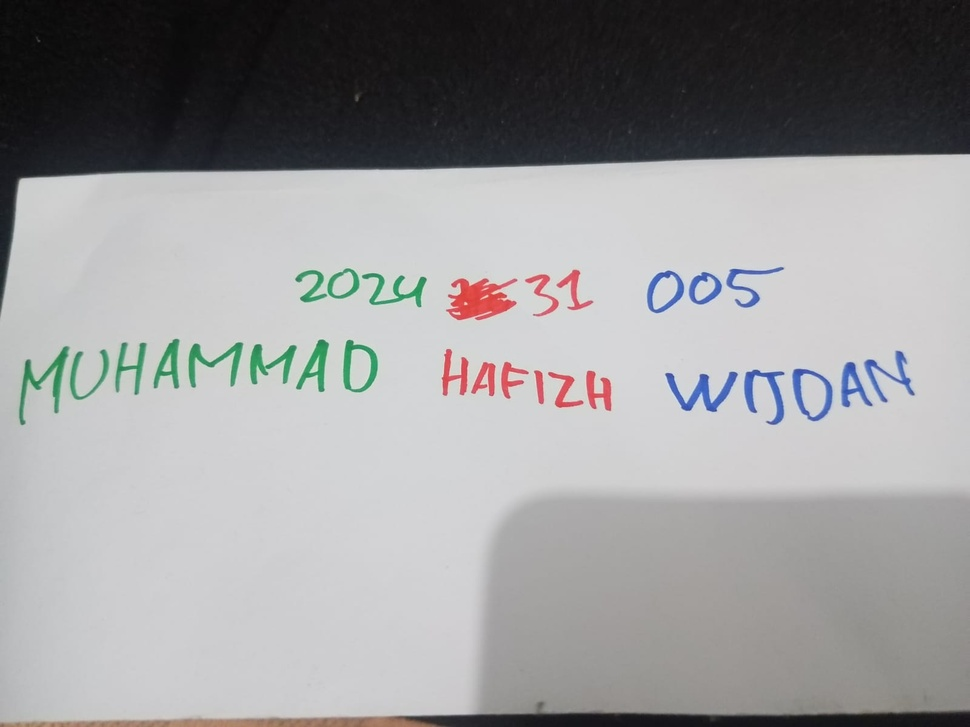
#> input picture SOAL 1 - OPERASI WARNA/Muhammad Hafizh Wijdan_202431005.jpg, 970 x 727 px, shrunk from 1600 x 1200 before the run
$ jupyter execute 'OPERASI WARNA.ipynb'
#> lines starting #> are read from the running program, lines starting #| are printed output that depends on the picture; after the words box and inside, x2 and y2 are one past the last pixel; in counts of white or black regions, pixels touching at a corner belong together
[cell 1]
import cv2
import matplotlib.pyplot as plt
import numpy as np

[cell 2]
# Membaca Citra dan Pemisahan Kanal Warna

# Baca citra (Pastikan file image_559780.png ada di folder yang sama)
img_bgr = cv2.imread("Muhammad Hafizh Wijdan_202431005.jpg")
#> img_bgr is the input picture: shape (727, 970, 3); mean B, G, R 154.1, 153.1, 153.3

# Konversi format BGR menjadi RGB
img_rgb = cv2.cvtColor(img_bgr, cv2.COLOR_BGR2RGB)

# Ekstraksi masing-masing kanal warna
R = img_rgb[:, :, 0] # Kanal Merah
G = img_rgb[:, :, 1] # Kanal Hijau
B = img_rgb[:, :, 2] # Kanal Biru

# Menampilkan hasil
fig, axs = plt.subplots(2, 2, figsize=(10, 8))
axs[0, 0].imshow(img_rgb)
axs[0, 0].set_title('Citra Asli (Kontras)')
axs[0, 1].imshow(B, cmap='gray')
axs[0, 1].set_title('Biru')
axs[1, 0].imshow(R, cmap='gray')
axs[1, 0].set_title('Merah')
axs[1, 1].imshow(G, cmap='gray')
axs[1, 1].set_title('Hijau')

plt.tight_layout()
plt.show()

[cell 3]
# Analisis Histogram

fig_hist, axs_hist = plt.subplots(3, 1, figsize=(8, 10))

axs_hist[0].hist(R.ravel(), bins=256, range=[0, 256], color='red', alpha=0.7)
axs_hist[0].set_title('Histogram Kanal Merah')
axs_hist[1].hist(G.ravel(), bins=256, range=[0, 256], color='green', alpha=0.7)
axs_hist[1].set_title('Histogram Kanal Hijau')
axs_hist[2].hist(B.ravel(), bins=256, range=[0, 256], color='blue', alpha=0.7)
axs_hist[2].set_title('Histogram Kanal Biru')

plt.tight_layout()
plt.show()
#> figure, not shown here; panel 1: tallest bar 44461 high, from x = 211 to 212; panel 2: tallest bar 40959 high, from x = 208 to 209; panel 3: tallest bar 39276 high, from x = 210 to 211

[cell 4]
# Analisis Histogram
fig_hist, axs_hist = plt.subplots(3, 1, figsize=(10, 12))

# 1. Histogram Merah
axs_hist[0].hist(R.ravel(), bins=256, range=[0, 256], color='red', alpha=0.7)
axs_hist[0].set_title('Histogram Kanal Merah')

# 2. Histogram Hijau
axs_hist[1].hist(G.ravel(), bins=256, range=[0, 256], color='green', alpha=0.7)
axs_hist[1].set_title('Histogram Kanal Hijau')

# 3. Histogram Biru
axs_hist[2].hist(B.ravel(), bins=256, range=[0, 256], color='blue', alpha=0.7)
axs_hist[2].set_title('Histogram Kanal Biru')


for ax in axs_hist:
    ax.set_xlim([0, 255])
    # angka di bawah (sumbu X) muncul setiap kelipatan 10
    ax.set_xticks(np.arange(0, 260, 10))
    # garis bantu putus-putus
    ax.grid(axis='x', linestyle='--', alpha=0.7)
    ax.set_xlabel('Nilai Intensitas (0 - 255)')
    ax.set_ylabel('Jumlah Piksel')

plt.tight_layout()
plt.show()
#> figure, not shown here; panel 1: tallest bar 44461 high, from x = 211 to 212; panel 2: tallest bar 40959 high, from x = 208 to 209; panel 3: tallest bar 39276 high, from x = 210 to 211

[cell 5]
# Thresholding METODE OTSU (Otomatis)


# Perhitungan Otsu
ret_R_otsu, thresh_R_otsu = cv2.threshold(R, 0, 255, cv2.THRESH_BINARY_INV + cv2.THRESH_OTSU)
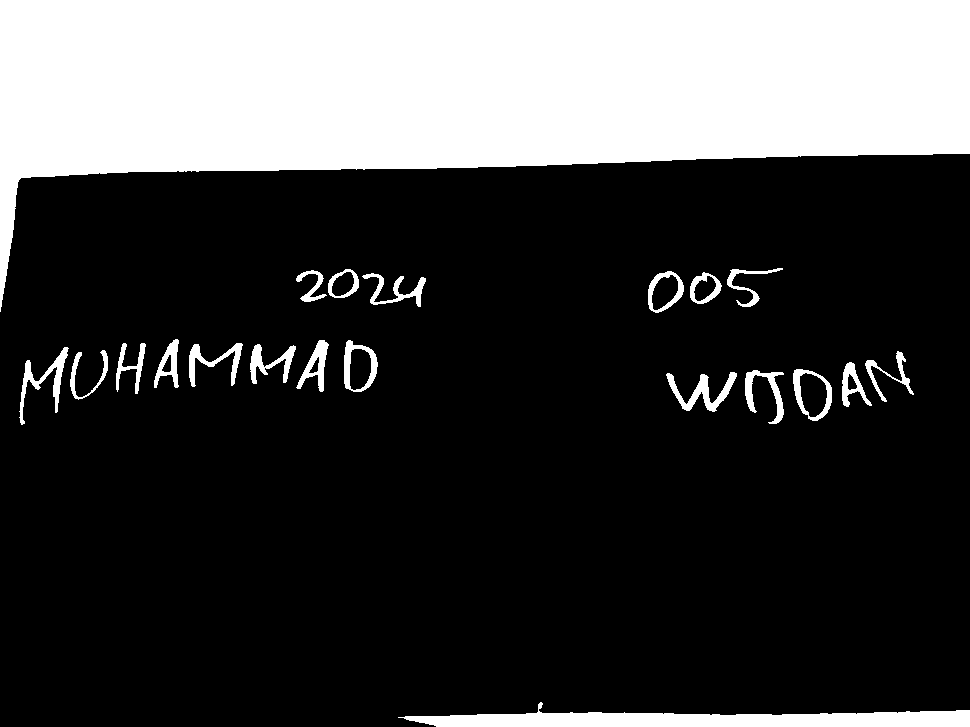
#> thresh_R_otsu: shape (727, 970); 25.6% white; 21 white regions, largest, box (x1, y1, x2, y2) and area: (0, 0, 970, 312) 161969, (398, 702, 970, 727) 7583, (666, 372, 737, 412) 935
#> ret_R_otsu = 112
ret_G_otsu, thresh_G_otsu = cv2.threshold(G, 0, 255, cv2.THRESH_BINARY_INV + cv2.THRESH_OTSU)
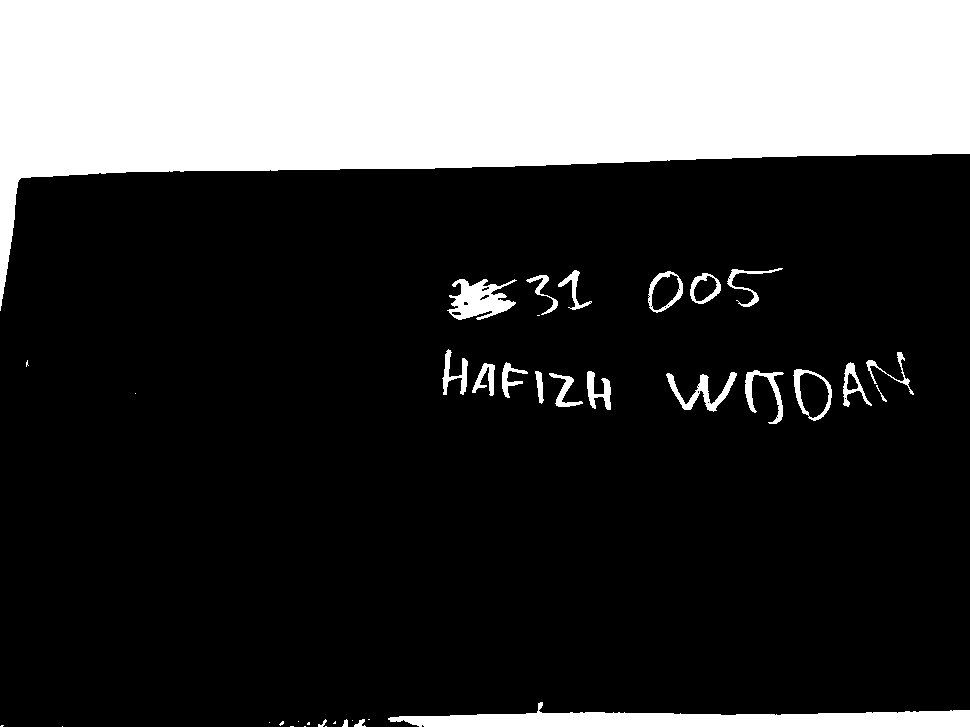
#> thresh_G_otsu: shape (727, 970); 25.2% white; 38 white regions (15 under 20 px), largest, box (x1, y1, x2, y2) and area: (0, 0, 970, 311) 161903, (388, 702, 970, 727) 7794, (447, 279, 517, 320) 1643
#> ret_G_otsu = 112
ret_B_otsu, thresh_B_otsu = cv2.threshold(B, 0, 255, cv2.THRESH_BINARY_INV + cv2.THRESH_OTSU)
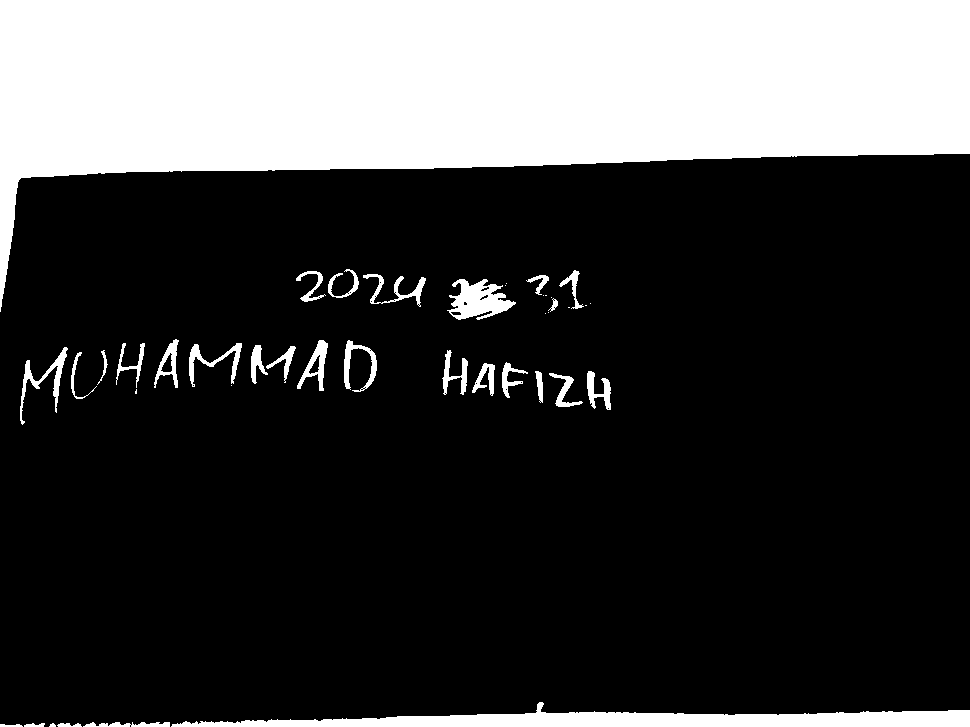
#> thresh_B_otsu: shape (727, 970); 25.7% white; 42 white regions (12 under 20 px), largest, box (x1, y1, x2, y2) and area: (0, 0, 970, 312) 161873, (171, 702, 970, 727) 9478, (447, 279, 516, 320) 1608
#> ret_B_otsu = 114

print(f"Nilai Threshold OTSU:")
print(f"- Kanal Merah : {ret_R_otsu}")
#| - Kanal Merah : 112.0
print(f"- Kanal Hijau : {ret_G_otsu}")
#| - Kanal Hijau : 112.0
print(f"- Kanal Biru  : {ret_B_otsu}")
#| - Kanal Biru  : 114.0

# Menampilkan hasil Otsu berjejer ke samping (dalam 1 Cell)
fig_otsu, axs_otsu = plt.subplots(1, 3, figsize=(15, 5))

axs_otsu[0].imshow(thresh_R_otsu, cmap='gray')
axs_otsu[0].set_title(f'Otsu Merah (T={ret_R_otsu})')

axs_otsu[1].imshow(thresh_G_otsu, cmap='gray')
axs_otsu[1].set_title(f'Otsu Hijau (T={ret_G_otsu})')

axs_otsu[2].imshow(thresh_B_otsu, cmap='gray')
axs_otsu[2].set_title(f'Otsu Biru (T={ret_B_otsu})')

plt.tight_layout()
plt.show()

[cell 6]
#Thresholding METODE MATEMATIS (Fmin + Fmax) / 2


# 1. Mencari Fmin dan Fmax
fmin_R, fmax_R = np.min(R), np.max(R)
#> fmin_R = 7; fmax_R = 255
fmin_G, fmax_G = np.min(G), np.max(G)
#> fmin_G = 7; fmax_G = 249
fmin_B, fmax_B = np.min(B), np.max(B)
#> fmin_B = 7; fmax_B = 255

# 2. Menghitung (Fmin + Fmax) / 2
T_mid_R = int((int(fmin_R) + int(fmax_R)) / 2)
#> T_mid_R = 131
T_mid_G = int((int(fmin_G) + int(fmax_G)) / 2)
#> T_mid_G = 128
T_mid_B = int((int(fmin_B) + int(fmax_B)) / 2)
#> T_mid_B = 131

# 3. Operasi Logika Biner Manual dengan FOR LOOP dan IF-ELSE
# Kita buat matriks kosong (berisi nol/hitam) terlebih dahulu
thresh_R_mid = np.zeros_like(R, dtype=np.uint8)
thresh_G_mid = np.zeros_like(G, dtype=np.uint8)
thresh_B_mid = np.zeros_like(B, dtype=np.uint8)

# Mengambil ukuran baris (tinggi) dan kolom (lebar) gambar
baris, kolom = R.shape
#> baris = 727; kolom = 970

print("Sedang memproses piksel dengan IF-ELSE (mungkin butuh beberapa detik)...")

# Looping mengecek setiap piksel satu per satu
# PERUBAHAN: Menyesuaikan agar hasilnya hitam putih biasa, bukan di-invers
for i in range(baris):
    for j in range(kolom):
        # Kondisi IF untuk Kanal Merah
        if R[i, j] <= T_mid_R:      # Jika piksel <= Threshold (artinya piksel gelap/tinta)
            thresh_R_mid[i, j] = 0   # Jadikan HITAM (0)
        else:
            thresh_R_mid[i, j] = 255 # Jika lebih terang dari Threshold (kertas), jadikan PUTIH (255)

        # Kondisi IF untuk Kanal Hijau
        if G[i, j] <= T_mid_G:
            thresh_G_mid[i, j] = 0
        else:
            thresh_G_mid[i, j] = 255

        # Kondisi IF untuk Kanal Biru
        if B[i, j] <= T_mid_B:
            thresh_B_mid[i, j] = 0
        else:
            thresh_B_mid[i, j] = 255
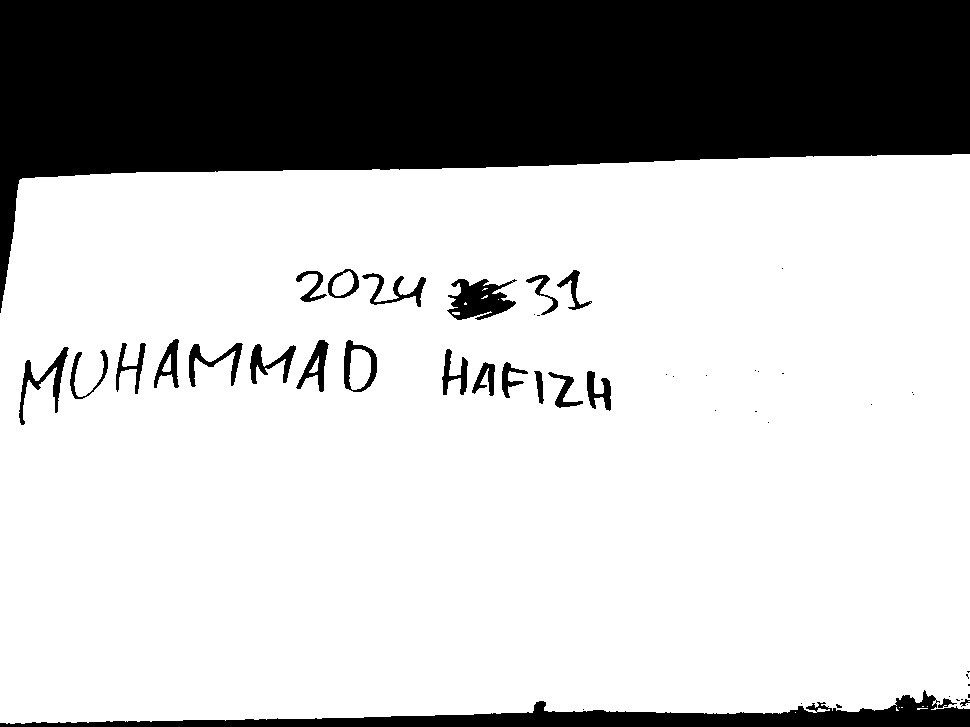
#> thresh_B_mid: shape (727, 970); 73.8% white; 50 black regions (26 under 20 px), largest, box (x1, y1, x2, y2) and area: (0, 0, 970, 313) 162193, (0, 690, 970, 727) 11898, (447, 279, 517, 320) 1736
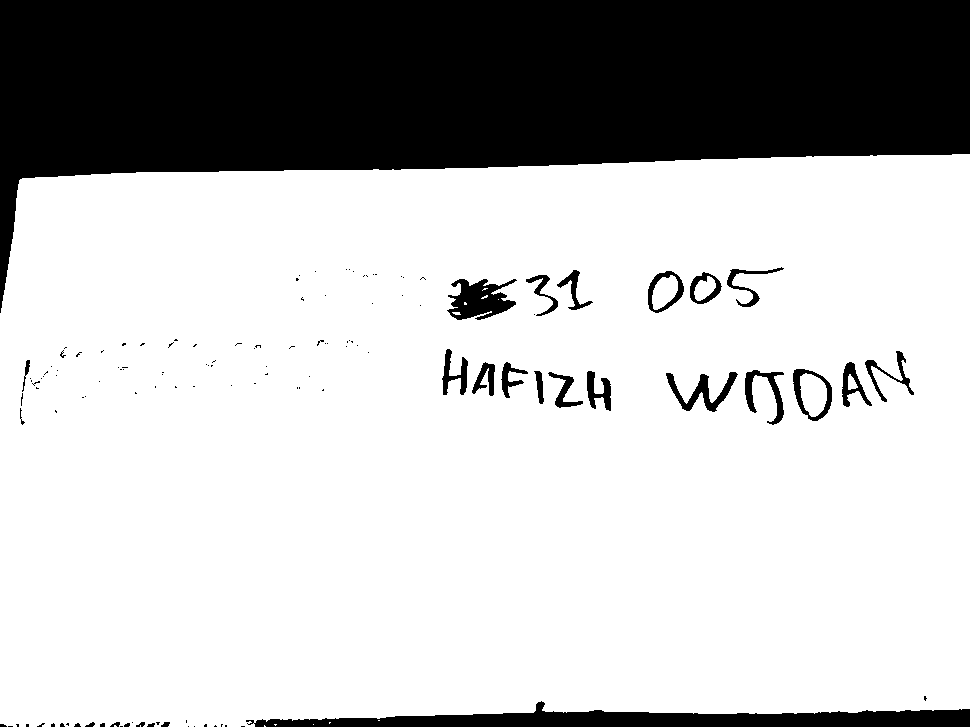
#> thresh_G_mid: shape (727, 970); 74.2% white; 127 black regions (101 under 20 px), largest, box (x1, y1, x2, y2) and area: (0, 0, 970, 313) 162216, (246, 701, 970, 727) 9422, (447, 279, 517, 320) 1735
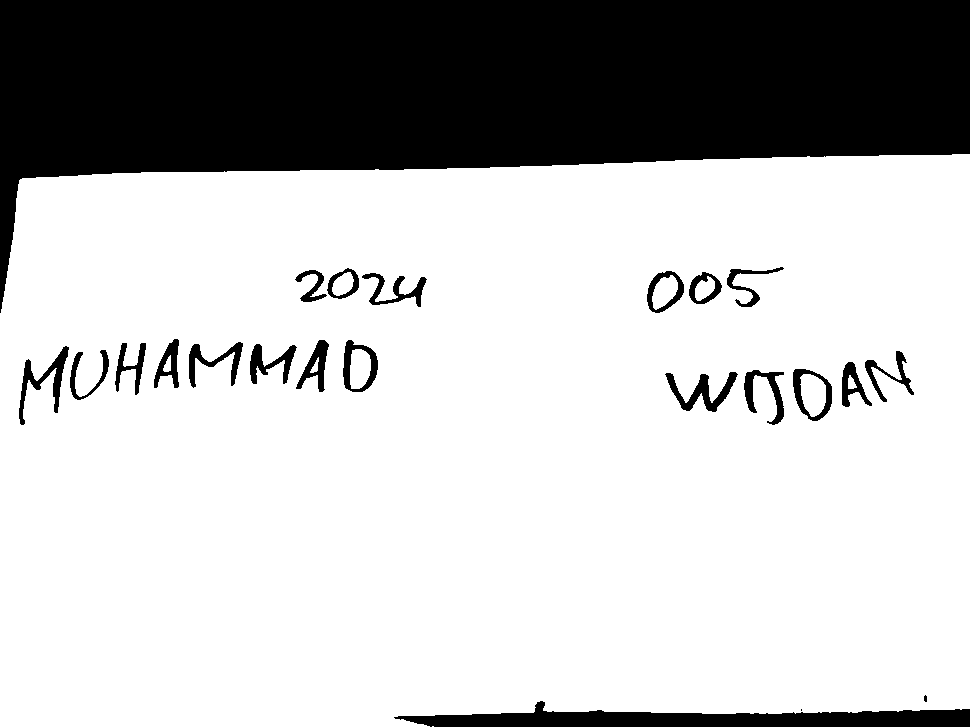
#> thresh_R_mid: shape (727, 970); 74.1% white; 23 black regions (2 under 20 px), largest, box (x1, y1, x2, y2) and area: (0, 0, 970, 313) 162315, (394, 701, 970, 727) 8136, (665, 372, 738, 412) 1008

print(f"Selesai! Nilai Threshold (Fmin+Fmax)/2:")
print(f"- Kanal Merah : {T_mid_R}")
#| - Kanal Merah : 131
print(f"- Kanal Hijau : {T_mid_G}")
#| - Kanal Hijau : 128
print(f"- Kanal Biru  : {T_mid_B}")
#| - Kanal Biru  : 131

# Menampilkan hasil berjejer ke samping (dalam 1 Cell)
fig_mid, axs_mid = plt.subplots(1, 3, figsize=(15, 5))

# PERUBAHAN: Pastikan cmap tetap gray, namun karena isinya dibalik, tampilannya akan putih dengan tulisan hitam/abu
axs_mid[0].imshow(thresh_R_mid, cmap='gray')
axs_mid[0].set_title(f'Manual Merah (T={T_mid_R})')

axs_mid[1].imshow(thresh_G_mid, cmap='gray')
axs_mid[1].set_title(f'Manual Hijau (T={T_mid_G})')

axs_mid[2].imshow(thresh_B_mid, cmap='gray')
axs_mid[2].set_title(f'Manual Biru (T={T_mid_B})')

plt.tight_layout()
plt.show()

[cell 7]
print(fmin_R)
#| 7
print(fmin_G)
#| 7
print(fmin_B)
#| 7
print(fmax_R)
#| 255
print(fmax_G)
#| 249
print(fmax_B)
#| 255

[cell 8]
#PENGGABUNGAN (CLIPPING / OPERASI LOGIKA)

# Invers (NOT) hasil thresholding manual agar latar jadi hitam, tulisan jadi putih
inv_R = cv2.bitwise_not(thresh_R_mid)
inv_G = cv2.bitwise_not(thresh_G_mid)
inv_B = cv2.bitwise_not(thresh_B_mid)

# Membuat kanvas kosong dengan ukuran yang sama (untuk NONE)
none_canvas = np.zeros_like(inv_R)

# Logika Penggabungan Warna (Menggunakan gambar yang sudah di-invers)

# 1. BLUE: Warna Biru ada di tulisan yang hilang/pudar di kanal Merah dan kanal Hijau.
blue_only = cv2.bitwise_and(inv_R, inv_G)

# 2. RED-BLUE: Warna Merah dan Biru hilang/pudar di kanal Hijau.
red_blue = inv_G

# 3. RED-GREEN-BLUE: Semua warna.
red_green_blue = cv2.bitwise_or(inv_R, inv_B)

# Menampilkan hasil (seperti Poin F di soal)
fig_clip, axs_clip = plt.subplots(2, 2, figsize=(12, 8))

axs_clip[0, 0].imshow(none_canvas, cmap='gray')
axs_clip[0, 0].set_title('NONE')

axs_clip[0, 1].imshow(blue_only, cmap='gray')
axs_clip[0, 1].set_title('BLUE')

axs_clip[1, 0].imshow(red_blue, cmap='gray')
axs_clip[1, 0].set_title('RED-BLUE')

axs_clip[1, 1].imshow(red_green_blue, cmap='gray')
axs_clip[1, 1].set_title('RED-GREEN-BLUE')

plt.tight_layout()
plt.show()

[cell 9]
none_canvas = np.zeros_like(R, dtype=np.uint8)
blue_only = np.zeros_like(R, dtype=np.uint8)
red_blue = np.zeros_like(R, dtype=np.uint8)
red_green_blue = np.zeros_like(R, dtype=np.uint8)

print("Sedang memproses Logika Clipping dengan IF-ELSE (mungkin butuh beberapa detik)...")

# Looping mengecek setiap piksel dari hasil Thresholding SEL 4
for i in range(baris):
    for j in range(kolom):
        # 1. BLUE: Warna Biru bernilai Hitam (0) di kanal Merah DAN kanal Hijau.
        # Logika AND: Jika keduanya 0, jadikan Putih (255)
        if thresh_R_mid[i, j] == 0 and thresh_G_mid[i, j] == 0:
            blue_only[i, j] = 255

        # 2. RED-BLUE: Tinta Merah dan Biru bernilai Hitam (0) di kanal Hijau.
        if thresh_G_mid[i, j] == 0:
            red_blue[i, j] = 255

        # 3. RED-GREEN-BLUE: Semua warna.
        # Logika OR: Jika gelap di kanal Merah (dapat Hijau, Biru) ATAU gelap di kanal Biru (dapat Merah, Hijau)
        if thresh_R_mid[i, j] == 0 or thresh_B_mid[i, j] == 0:
            red_green_blue[i, j] = 255
#> blue_only: shape (727, 970); 24.8% white; 90 white regions (78 under 20 px), largest, box (x1, y1, x2, y2) and area: (0, 0, 970, 313) 162216, (394, 701, 970, 727) 8082, (666, 372, 738, 412) 927
#> red_green_blue: shape (727, 970); 27.1% white; 45 white regions (13 under 20 px), largest, box (x1, y1, x2, y2) and area: (0, 0, 970, 313) 162315, (0, 690, 970, 727) 11900, (447, 279, 517, 320) 1736


# Menampilkan hasil (seperti Poin F di soal)
fig_clip, axs_clip = plt.subplots(2, 2, figsize=(12, 8))

axs_clip[0, 0].imshow(none_canvas, cmap='gray'); axs_clip[0, 0].set_title('NONE')
axs_clip[0, 1].imshow(blue_only, cmap='gray'); axs_clip[0, 1].set_title('BLUE')
axs_clip[1, 0].imshow(red_blue, cmap='gray'); axs_clip[1, 0].set_title('RED-BLUE')
axs_clip[1, 1].imshow(red_green_blue, cmap='gray'); axs_clip[1, 1].set_title('RED-GREEN-BLUE')

plt.tight_layout()
plt.show()

[cell 10]
# 1. Menyimpan Gambar Awal Deteksi Warna (R, G, B)
cv2.imwrite('kanal_merah.jpg', R)
cv2.imwrite('kanal_hijau.jpg', G)
cv2.imwrite('kanal_biru.jpg', B)
print('Gambar Awal Deteksi Warna (Kanal R, G, B) berhasil disimpan!')

# 2. Menyimpan Histogram Gambar Awal
fig_hist_awal, axs_hist_awal = plt.subplots(3, 1, figsize=(10, 12))
axs_hist_awal[0].hist(R.ravel(), bins=256, range=[0, 256], color='red', alpha=0.7)
axs_hist_awal[0].set_title('Histogram Kanal Merah')
axs_hist_awal[1].hist(G.ravel(), bins=256, range=[0, 256], color='green', alpha=0.7)
axs_hist_awal[1].set_title('Histogram Kanal Hijau')
axs_hist_awal[2].hist(B.ravel(), bins=256, range=[0, 256], color='blue', alpha=0.7)
axs_hist_awal[2].set_title('Histogram Kanal Biru')
for ax in axs_hist_awal:
    ax.set_xlim([0, 255])
    ax.set_xticks(np.arange(0, 260, 10))
    ax.grid(axis='x', linestyle='--', alpha=0.7)
    ax.set_xlabel('Nilai Intensitas (0 - 255)')
    ax.set_ylabel('Jumlah Piksel')
plt.tight_layout()
plt.savefig('histogram_awal.jpg')
plt.show()
print('Histogram Awal Deteksi Warna berhasil disimpan!')

# 3. Menyimpan hasil clipping
cv2.imwrite('blue_only.jpg', blue_only)
cv2.imwrite('red_blue.jpg', red_blue)
cv2.imwrite('red_green_blue.jpg', red_green_blue)
print('Gambar hasil operasi logika clipping berhasil disimpan!')

[cell 11]
# 4. Menyimpan Histogram Masing-Masing Kanal

# Kanal Merah
fig_R = plt.figure(figsize=(8, 6))
plt.hist(R.ravel(), bins=256, range=[0, 256], color='red', alpha=0.7)
plt.title('Histogram Kanal Merah')
plt.xlim([0, 255])
plt.xticks(np.arange(0, 260, 10))
plt.grid(axis='x', linestyle='--', alpha=0.7)
plt.xlabel('Nilai Intensitas (0 - 255)')
plt.ylabel('Jumlah Piksel')
plt.tight_layout()
plt.savefig('histogram_merah.jpg')
#> figure, not shown here; tallest bar 44461 high, from x = 211 to 212
plt.show()

# Kanal Hijau
fig_G = plt.figure(figsize=(8, 6))
plt.hist(G.ravel(), bins=256, range=[0, 256], color='green', alpha=0.7)
plt.title('Histogram Kanal Hijau')
plt.xlim([0, 255])
plt.xticks(np.arange(0, 260, 10))
plt.grid(axis='x', linestyle='--', alpha=0.7)
plt.xlabel('Nilai Intensitas (0 - 255)')
plt.ylabel('Jumlah Piksel')
plt.tight_layout()
plt.savefig('histogram_hijau.jpg')
#> figure, not shown here; tallest bar 40959 high, from x = 208 to 209
plt.show()

# Kanal Biru
fig_B = plt.figure(figsize=(8, 6))
plt.hist(B.ravel(), bins=256, range=[0, 256], color='blue', alpha=0.7)
plt.title('Histogram Kanal Biru')
plt.xlim([0, 255])
plt.xticks(np.arange(0, 260, 10))
plt.grid(axis='x', linestyle='--', alpha=0.7)
plt.xlabel('Nilai Intensitas (0 - 255)')
plt.ylabel('Jumlah Piksel')
plt.tight_layout()
plt.savefig('histogram_biru.jpg')
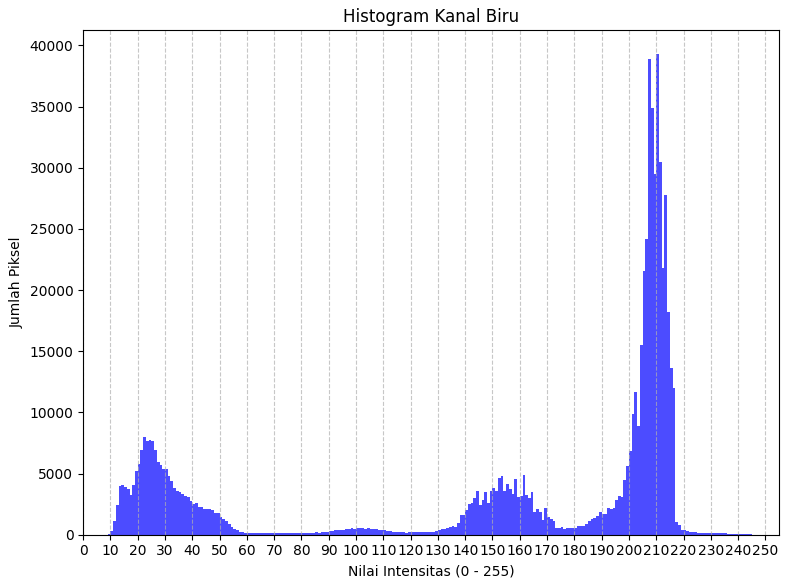
#> figure drawn by matplotlib, 1 panel; tallest bar 39276 high, from x = 210 to 211
plt.show()

print('Setiap histogram (Merah, Hijau, Biru) berhasil disimpan secara individual!')
